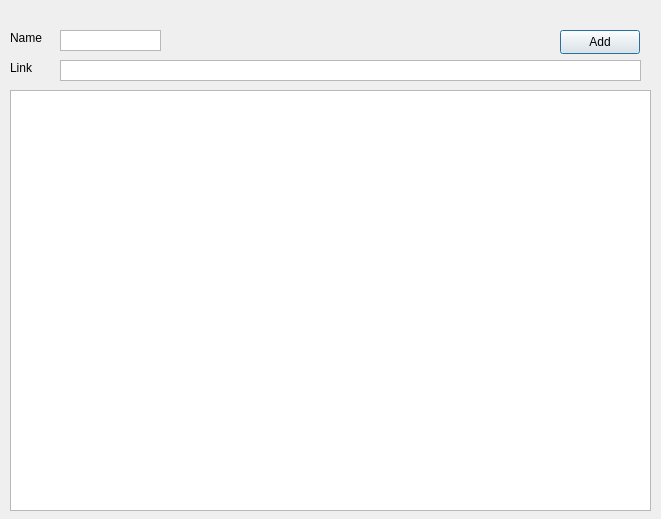
<?xml version="1.0" encoding="UTF-8"?>
<ui version="4.0">
 <class>edit</class>
 <widget class="QDialog" name="edit">
  <property name="geometry">
   <rect>
    <x>0</x>
    <y>0</y>
    <width>661</width>
    <height>519</height>
   </rect>
  </property>
  <property name="windowTitle">
   <string>Dialog</string>
  </property>
  <widget class="QPushButton" name="pushButton">
   <property name="geometry">
    <rect>
     <x>560</x>
     <y>30</y>
     <width>80</width>
     <height>24</height>
    </rect>
   </property>
   <property name="text">
    <string>Add</string>
   </property>
  </widget>
  <widget class="QTextEdit" name="textEdit">
   <property name="geometry">
    <rect>
     <x>60</x>
     <y>60</y>
     <width>581</width>
     <height>21</height>
    </rect>
   </property>
   <property name="verticalScrollBarPolicy">
    <enum>Qt::ScrollBarAlwaysOff</enum>
   </property>
   <property name="horizontalScrollBarPolicy">
    <enum>Qt::ScrollBarAlwaysOff</enum>
   </property>
  </widget>
  <widget class="QTextEdit" name="textEdit_2">
   <property name="geometry">
    <rect>
     <x>60</x>
     <y>30</y>
     <width>101</width>
     <height>21</height>
    </rect>
   </property>
   <property name="verticalScrollBarPolicy">
    <enum>Qt::ScrollBarAlwaysOff</enum>
   </property>
   <property name="horizontalScrollBarPolicy">
    <enum>Qt::ScrollBarAlwaysOff</enum>
   </property>
  </widget>
  <widget class="QLabel" name="label">
   <property name="geometry">
    <rect>
     <x>10</x>
     <y>30</y>
     <width>41</width>
     <height>16</height>
    </rect>
   </property>
   <property name="text">
    <string>Name</string>
   </property>
  </widget>
  <widget class="QLabel" name="label_2">
   <property name="geometry">
    <rect>
     <x>10</x>
     <y>60</y>
     <width>31</width>
     <height>16</height>
    </rect>
   </property>
   <property name="text">
    <string>Link</string>
   </property>
  </widget>
  <widget class="QTableView" name="tableView">
   <property name="geometry">
    <rect>
     <x>10</x>
     <y>90</y>
     <width>641</width>
     <height>421</height>
    </rect>
   </property>
  </widget>
 </widget>
 <resources/>
 <connections/>
</ui>
